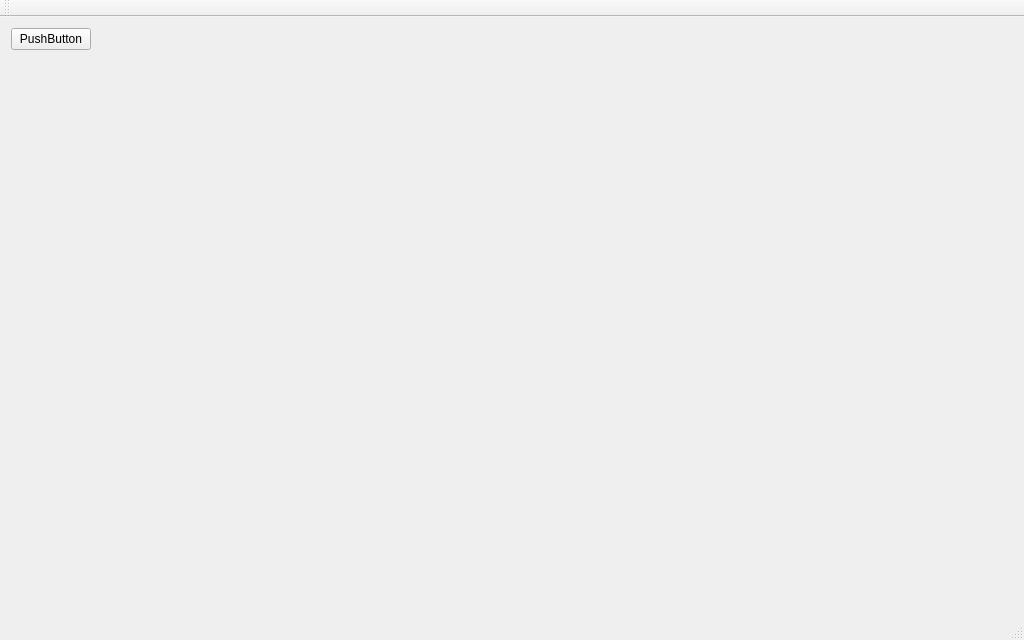
<?xml version="1.0" encoding="UTF-8"?>
<ui version="4.0">
 <class>MainWindow</class>
 <widget class="QMainWindow" name="MainWindow">
  <property name="geometry">
   <rect>
    <x>0</x>
    <y>0</y>
    <width>1024</width>
    <height>640</height>
   </rect>
  </property>
  <property name="sizePolicy">
   <sizepolicy hsizetype="MinimumExpanding" vsizetype="Maximum">
    <horstretch>0</horstretch>
    <verstretch>0</verstretch>
   </sizepolicy>
  </property>
  <property name="windowTitle">
   <string>MainWindow</string>
  </property>
  <widget class="QWidget" name="centralWidget">
   <layout class="QGridLayout" name="gridLayout">
    <item row="0" column="0">
     <widget class="QPushButton" name="pushButton">
      <property name="text">
       <string>PushButton</string>
      </property>
     </widget>
    </item>
    <item row="0" column="1">
     <spacer name="horizontalSpacer">
      <property name="orientation">
       <enum>Qt::Horizontal</enum>
      </property>
      <property name="sizeHint" stdset="0">
       <size>
        <width>40</width>
        <height>20</height>
       </size>
      </property>
     </spacer>
    </item>
    <item row="1" column="0">
     <spacer name="verticalSpacer">
      <property name="orientation">
       <enum>Qt::Vertical</enum>
      </property>
      <property name="sizeHint" stdset="0">
       <size>
        <width>20</width>
        <height>40</height>
       </size>
      </property>
     </spacer>
    </item>
   </layout>
  </widget>
  <widget class="QMenuBar" name="menuBar">
   <property name="geometry">
    <rect>
     <x>0</x>
     <y>0</y>
     <width>1024</width>
     <height>22</height>
    </rect>
   </property>
  </widget>
  <widget class="QToolBar" name="mainToolBar">
   <attribute name="toolBarArea">
    <enum>TopToolBarArea</enum>
   </attribute>
   <attribute name="toolBarBreak">
    <bool>false</bool>
   </attribute>
  </widget>
  <widget class="QStatusBar" name="statusBar"/>
 </widget>
 <layoutdefault spacing="6" margin="11"/>
 <resources/>
 <connections/>
</ui>
